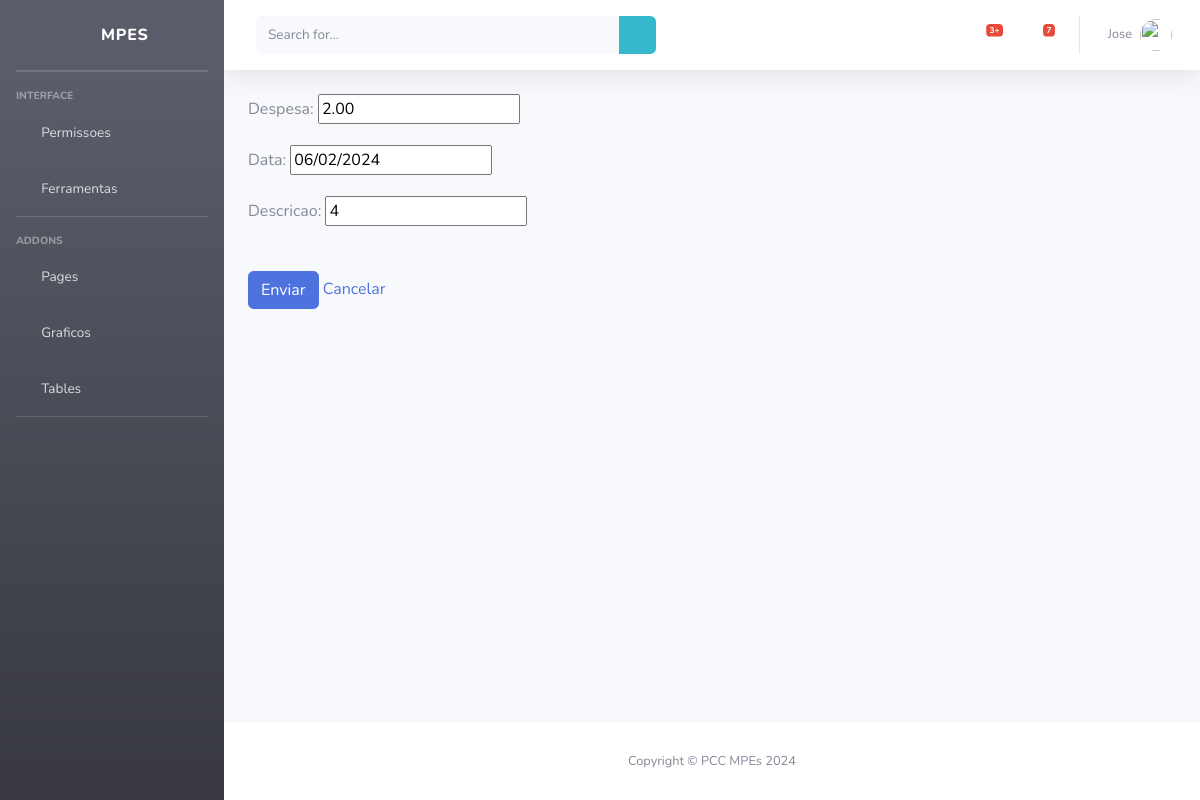
Page /despesas/editar/1 (signed in) on the committed database.
### despesas/models.py (models this page shows, shortened)
class Despesa(models.Model):
    despesa = models.DecimalField(max_digits=10, decimal_places=2)
    data = models.DateField()
    descricao = models.CharField(max_length=255)

### despesas/views.py (the view)
# urls.py: path("editar/<int:id_despesa>", views.editar, name="atualizar"),
@login_required
def editar(request, id_despesa):
    despesa = Despesa.objects.get(pk=id_despesa)
    if request.method == 'POST':
        form = DespesasForm(request.POST, instance=despesa)
        if form.is_valid():
            form.save()
            return HttpResponseRedirect('/despesas/?msg=Salvo')
    else:
        form = DespesasForm(instance=despesa)
    return render(request, "despesas/updateDespesas.html", {'form': form, 'id_despesa': id_despesa})

### despesas/forms.py
class DespesasForm(ModelForm):
    class Meta:
        model = Despesa
        fields = '__all__'

### templates/despesas/updateDespesas.html (shortened to what this page needs)
{% extends 'base.html' %}
{% block content %}
<form action="{% url 'atualizar' id_despesa%}" method="post">
    {{ form.as_p }}
    <br>
    <input type="submit" value="Enviar" class="btn btn-primary">
    <a href="{% url 'listar' %}">Cancelar</a>
</form>
{% endblock %}

### templates/topbar.html (shortened to what this page needs)
{% load static %}
<nav class="navbar navbar-expand navbar-light bg-white topbar mb-4 static-top shadow">
    <form
        class="d-none d-sm-inline-block form-inline mr-auto ml-md-3 my-2 my-md-0 mw-100 navbar-search">
        <div class="input-group">
            <input type="text" class="form-control bg-light border-0 small" placeholder="Search for..."
                aria-label="Search" aria-describedby="basic-addon2">
            <div class="input-group-append">
                <button class="btn bg-info" type="button">
                    <i class="fas fa-search fa-sm"></i>
                </button>
            </div>
        </div>
    </form>
    <ul class="navbar-nav ml-auto">
        <li class="nav-item dropdown no-arrow mx-1">
            <a class="nav-link dropdown-toggle" href="#" id="alertsDropdown" role="button"
                data-toggle="dropdown" aria-haspopup="true" aria-expanded="false">
                <i class="fas fa-bell fa-fw"></i>
                <span class="badge badge-danger badge-counter">3+</span>
            </a>
        </li>
        <li class="nav-item dropdown no-arrow mx-1">
            <a class="nav-link dropdown-toggle" href="#" id="messagesDropdown" role="button"
                data-toggle="dropdown" aria-haspopup="true" aria-expanded="false">
                <i class="fas fa-envelope fa-fw"></i>
                <span class="badge badge-danger badge-counter">7</span>
            </a>
        </li>
        <li class="nav-item dropdown no-arrow">
            <a class="nav-link dropdown-toggle" href="#" id="userDropdown" role="button"
                data-toggle="dropdown" aria-haspopup="true" aria-expanded="false">
                <span class="mr-2 d-none d-lg-inline text-gray-600 small">{{ user }}</span>
                <img class="img-profile rounded-circle"
                src="{% static 'img/undraw_profile.svg' %}">
        </a>
        </li>
    </ul>
</nav>

### rows in the picture
Despesa: despesa "2.00", data "06/02/2024", descricao "4"

### other values in the picture
{{ user }} "Jose"
